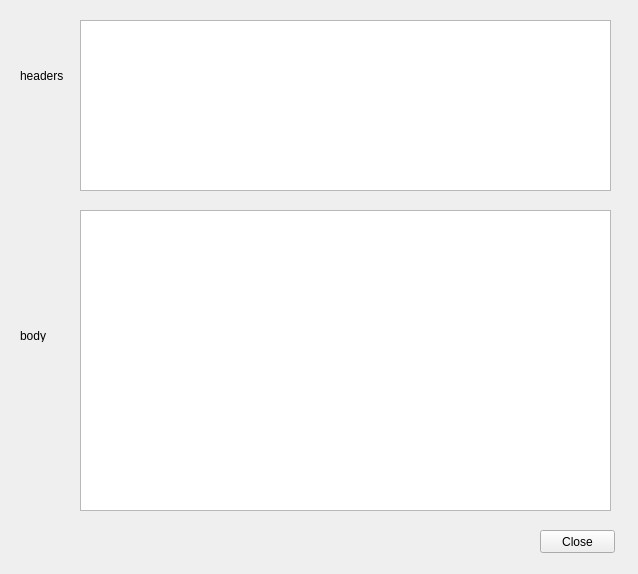
<?xml version="1.0" encoding="UTF-8"?>
<ui version="4.0">
 <class>Form</class>
 <widget class="QWidget" name="Form">
  <property name="geometry">
   <rect>
    <x>0</x>
    <y>0</y>
    <width>638</width>
    <height>574</height>
   </rect>
  </property>
  <property name="windowTitle">
   <string>Form</string>
  </property>
  <widget class="QPlainTextEdit" name="headerText">
   <property name="geometry">
    <rect>
     <x>80</x>
     <y>20</y>
     <width>531</width>
     <height>171</height>
    </rect>
   </property>
  </widget>
  <widget class="QPlainTextEdit" name="bodyText">
   <property name="geometry">
    <rect>
     <x>80</x>
     <y>210</y>
     <width>531</width>
     <height>301</height>
    </rect>
   </property>
  </widget>
  <widget class="QLabel" name="label">
   <property name="geometry">
    <rect>
     <x>20</x>
     <y>70</y>
     <width>54</width>
     <height>12</height>
    </rect>
   </property>
   <property name="text">
    <string>headers</string>
   </property>
  </widget>
  <widget class="QLabel" name="label_2">
   <property name="geometry">
    <rect>
     <x>20</x>
     <y>330</y>
     <width>54</width>
     <height>12</height>
    </rect>
   </property>
   <property name="text">
    <string>body</string>
   </property>
  </widget>
  <widget class="QPushButton" name="closeButton">
   <property name="geometry">
    <rect>
     <x>540</x>
     <y>530</y>
     <width>75</width>
     <height>23</height>
    </rect>
   </property>
   <property name="text">
    <string>Close</string>
   </property>
  </widget>
 </widget>
 <resources/>
 <connections/>
</ui>
